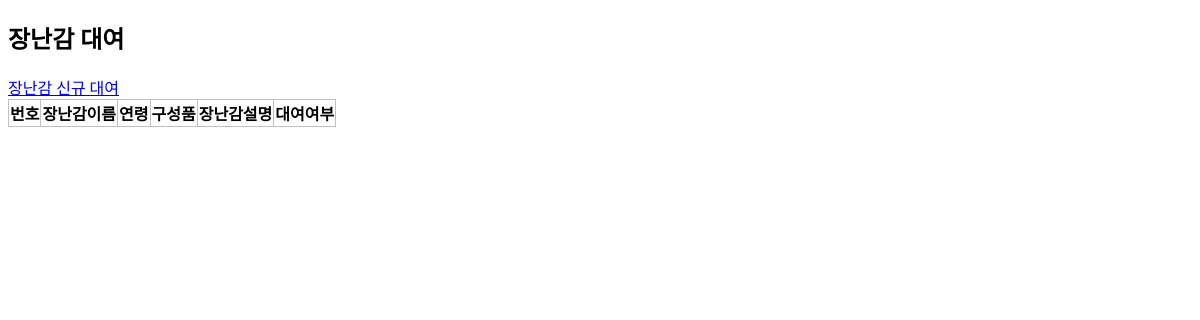
Page /crud/users on the earlier database version.
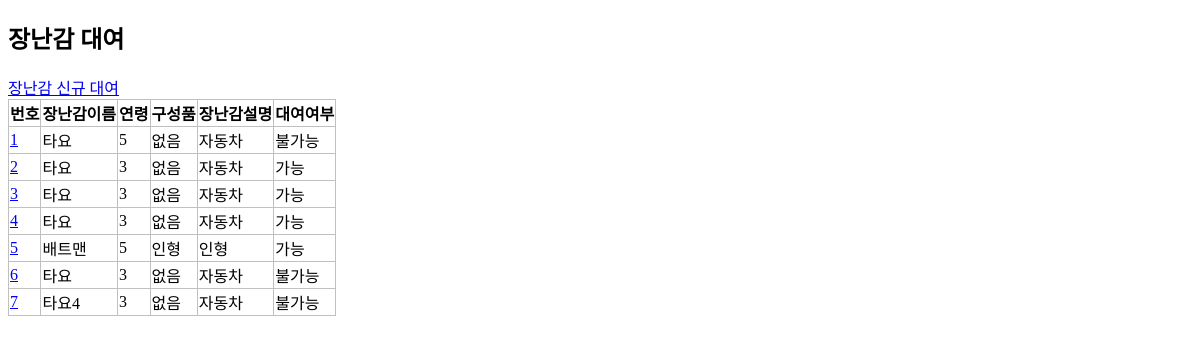
Same page on the later database version.
### apps/crud/models.py (models this page shows)
class User(db.Model):
    __tablename__ = "toyrental"
    number = db.Column(db.Integer, primary_key=True) #번호
    toyname = db.Column(db.String) #장난감이름
    age = db.Column(db.Integer) #연령
    components = db.Column(db.String) #구성품
    explain = db.Column(db.String) #설명
    rental = db.Column(db.String) #렌탈여부

### apps/crud/views.py (the view)
@crud.route("/users")
def users():
    users = User.query.all()
    return render_template("crud/index.html", users=users)

### apps/crud/templates/crud/index.html (shortened to what this page needs)
{% extends "crud/base.html" %}
{% block content %}
<h2>장난감 대여</h2>
<a href="{{url_for('crud.create_user')}}">장난감 신규 대여</a>
<table>
    <tr>
        <th>번호</th>
        <th>장난감이름</th>
        <th>연령</th>
        <th>구성품</th>
        <th>장난감설명</th>
        <th>대여여부</th>
    </tr>
    {% for user in users %}
    <tr>
        <td>
            <a href="{{url_for('crud.edit_user', user_id=user.number)}}">{{user.number}}</a>
        </td>
        <td>{{user.toyname}}</td>
        <td>{{user.age}}</td>
        <td>{{user.components}}</td>
        <td>{{user.explain}}</td>
        <td>{{user.rental}}</td>
    </tr>
    {% endfor %}
</table>
{% endblock %}

### apps/crud/templates/crud/base.html (shortened to what this page needs)
<!DOCTYPE html>
<html lang="ko">
<head>
    <link rel="stylesheet" href="{{url_for('crud.static', filename='style.css')}}" />
</head>
<body>
    {% block content %}{% endblock %}
</body>
</html>

### apps/crud/static/style.css (style rules this page uses)
table { border-collapse: collapse; }
table, th, td { border: 1px solid #c0c0c0; }

Differences in the rows shown:
added User: number "1", toyname "타요", age "5", components "없음", explain "자동차", rental "불가능"
added User: number "2", toyname "타요", age "3", components "없음", explain "자동차", rental "가능"
added User: number "3", toyname "타요", age "3", components "없음", explain "자동차", rental "가능"
added User: number "4", toyname "타요", age "3", components "없음", explain "자동차", rental "가능"
added User: number "5", toyname "배트맨", age "5", components "인형", explain "인형", rental "가능"
added User: number "6", toyname "타요", age "3", components "없음", explain "자동차", rental "불가능"
added User: number "7", toyname "타요4", age "3", components "없음", explain "자동차", rental "불가능"
